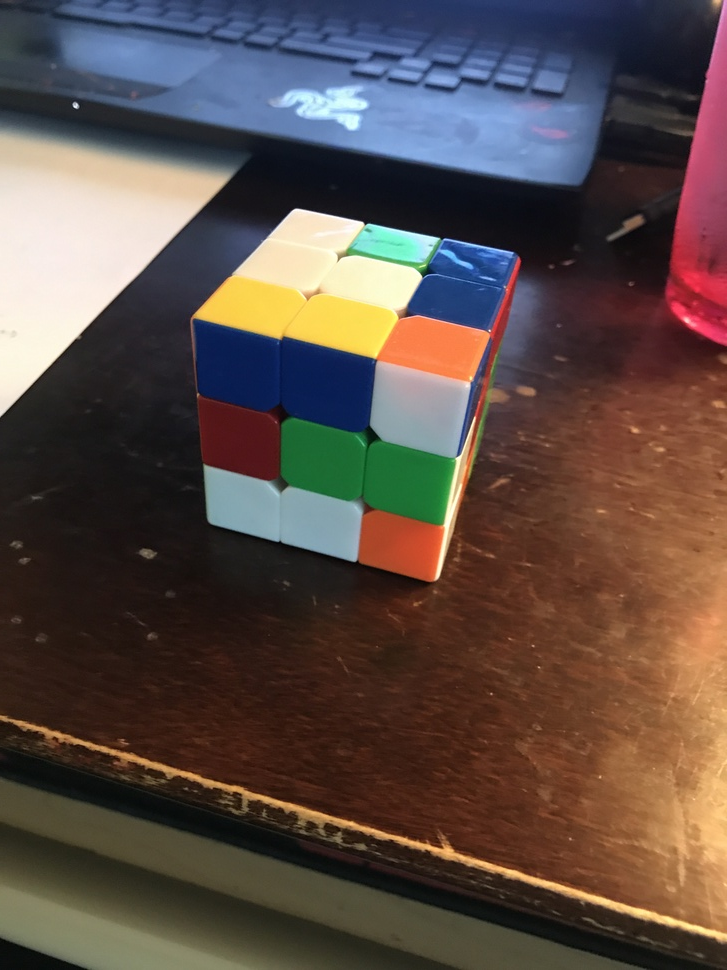
#> input picture rubiks/rub0.JPG, 727 x 970 px, shrunk from 3024 x 4032 before the run
$ python blurring.py
#> lines starting #> are read from the running program, lines starting #| are printed output that depends on the picture
import cv2
import numpy as np
from matplotlib import pyplot as plt

img = cv2.imread('rubiks/rub0.JPG', 0)
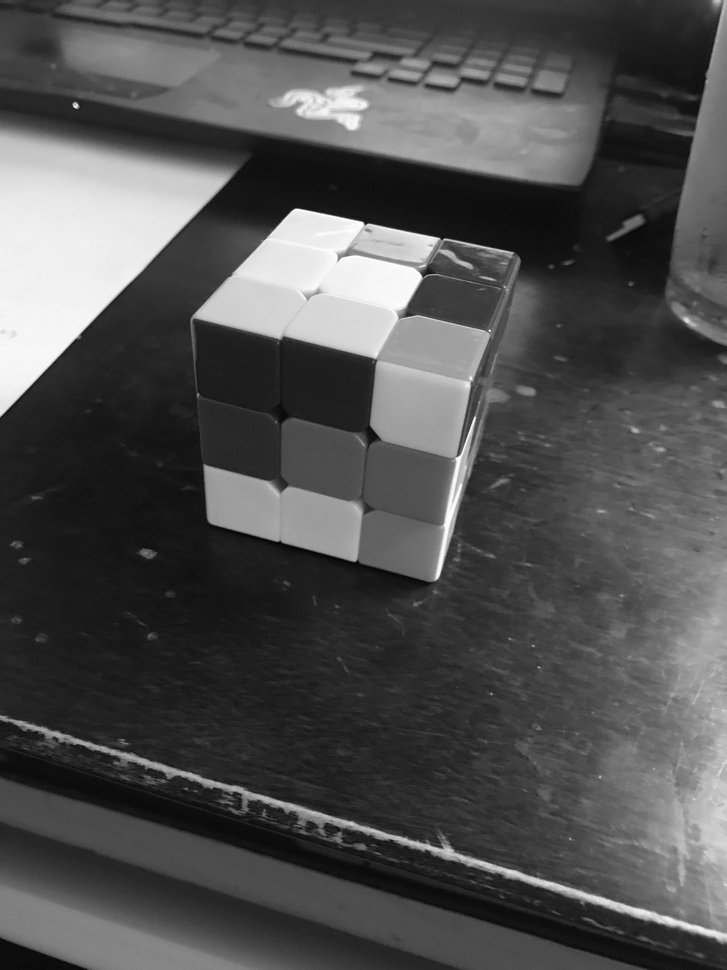
#> img: shape (970, 727); min 2, max 255, mean 80.2
plt.subplot(1,2,1)
plt.imshow(img, 'gray')
plt.xticks([]), plt.yticks([])
img = cv2.medianBlur(img, 151)
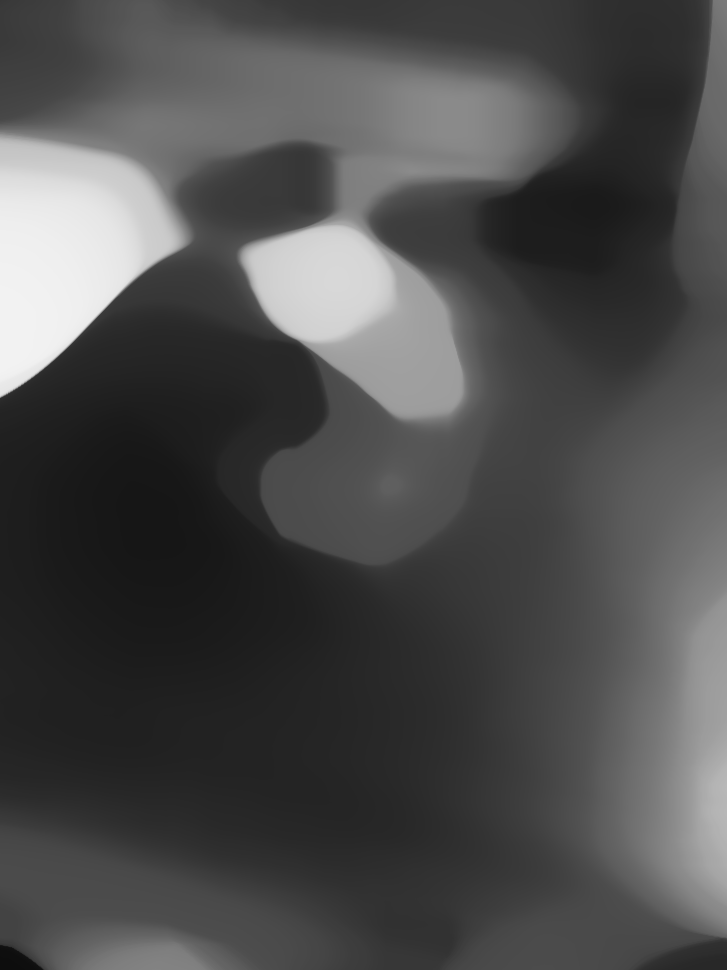
#> img: shape (970, 727); min 13, max 242, mean 76.5
plt.subplot(1,2,2)
plt.imshow(img, 'gray')
plt.xticks([]), plt.yticks([])

cv2.imwrite("test.png", img)

plt.show()
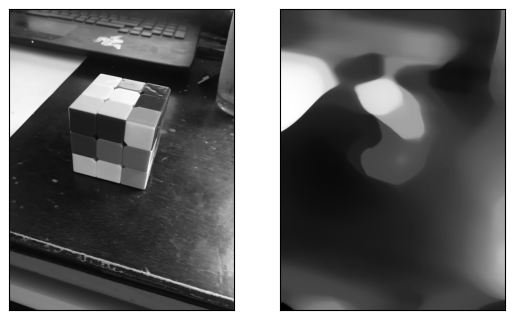
#> figure drawn by matplotlib, 2 panels

$ run again, with rubiks/rub1.JPG copied over rubiks/rub0.JPG
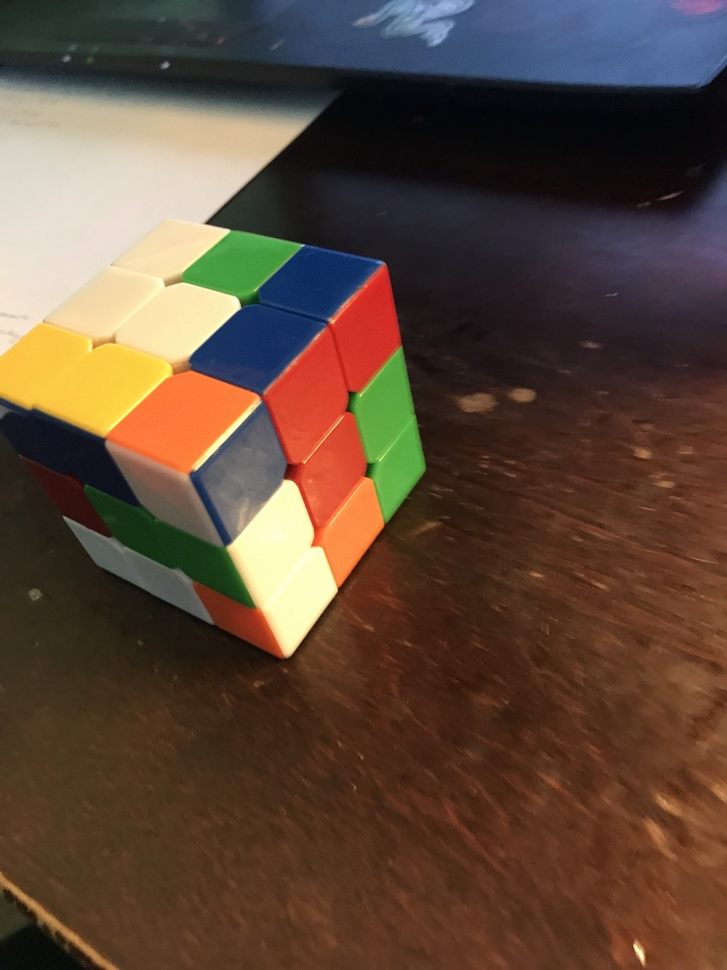
#> input picture rubiks/rub1.JPG, 727 x 970 px, shrunk from 3024 x 4032 before the run
#> `img = cv2.medianBlur(img, 151)`:
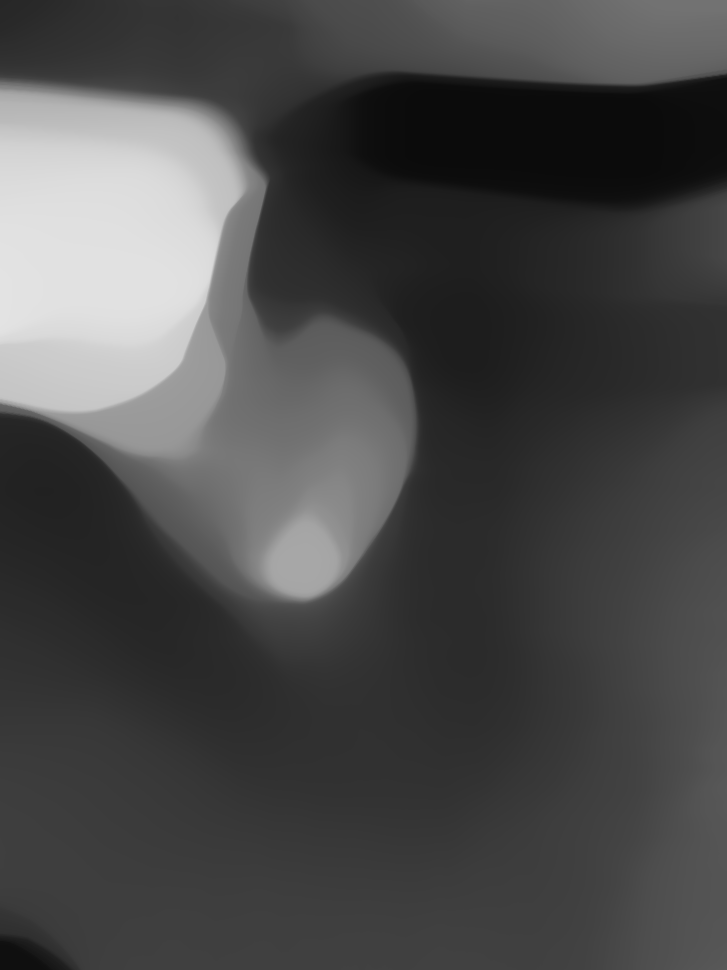
#> img: shape (970, 727); min 11, max 227, mean 73.6
#> `plt.show()`:
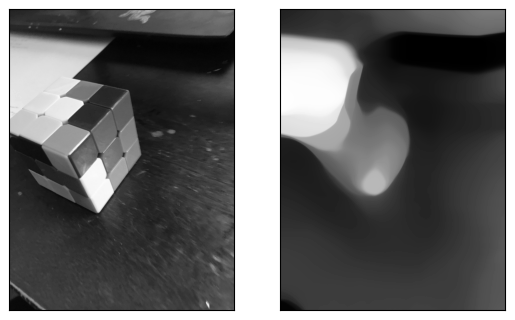
#> figure drawn by matplotlib, 2 panels

$ run again, with rubiks/rub10.JPG copied over rubiks/rub0.JPG
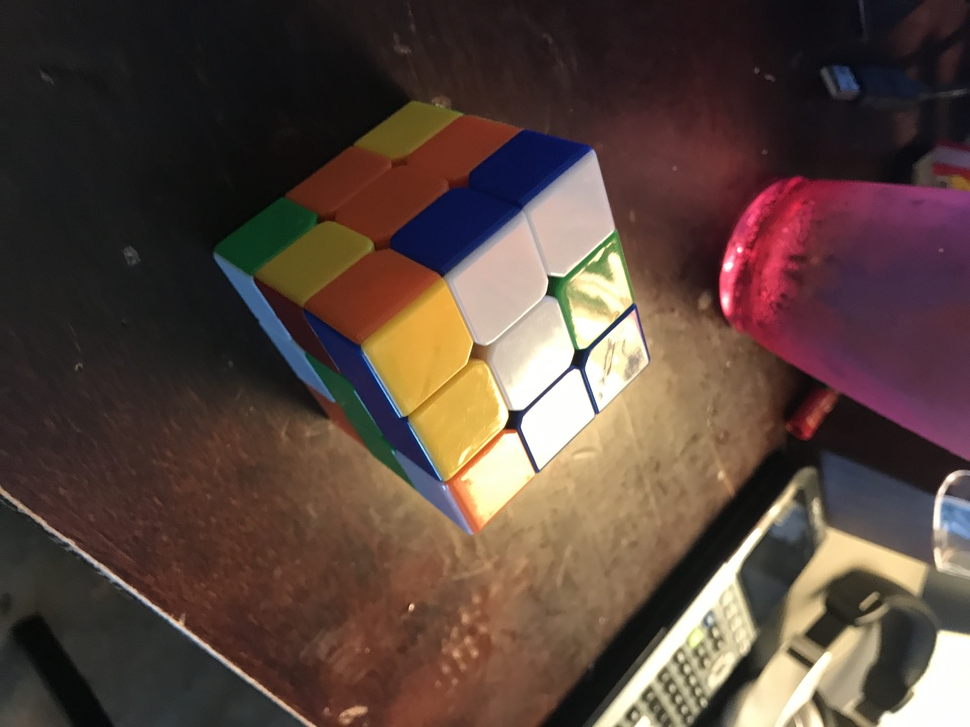
#> input picture rubiks/rub10.JPG, 970 x 727 px, shrunk from 4032 x 3024 before the run
#> `img = cv2.medianBlur(img, 151)`:
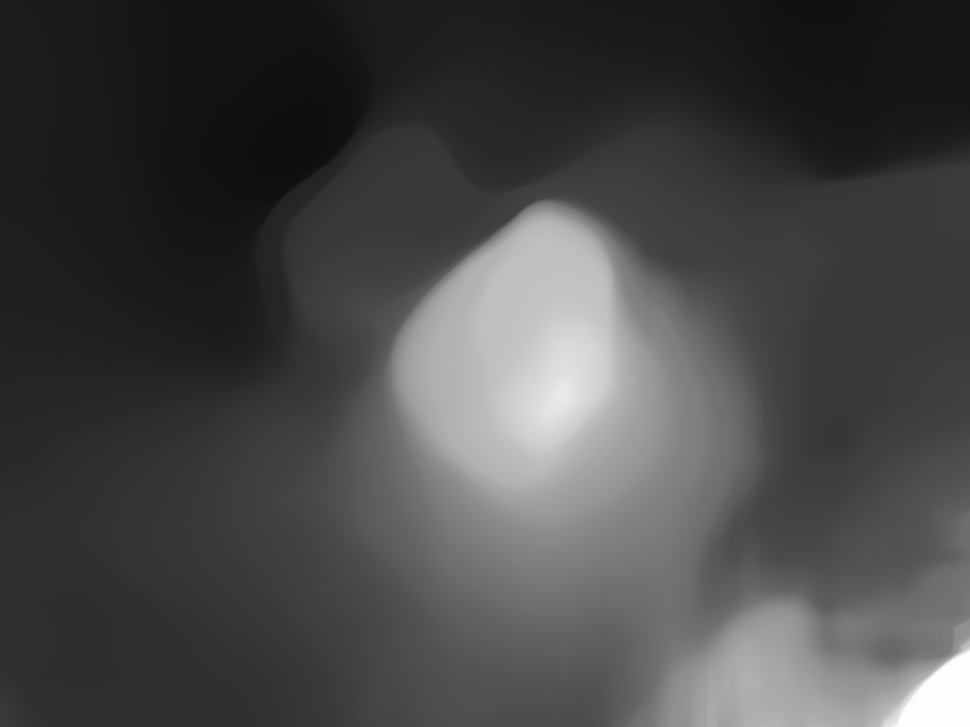
#> img: shape (727, 970); min 15, max 254, mean 71.7
#> `plt.show()`:
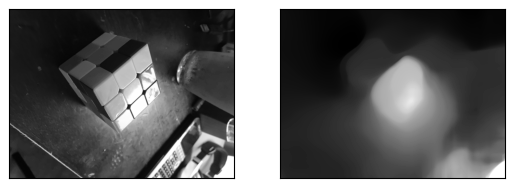
#> figure drawn by matplotlib, 2 panels

$ run again, with rubiks/rub2.JPG copied over rubiks/rub0.JPG
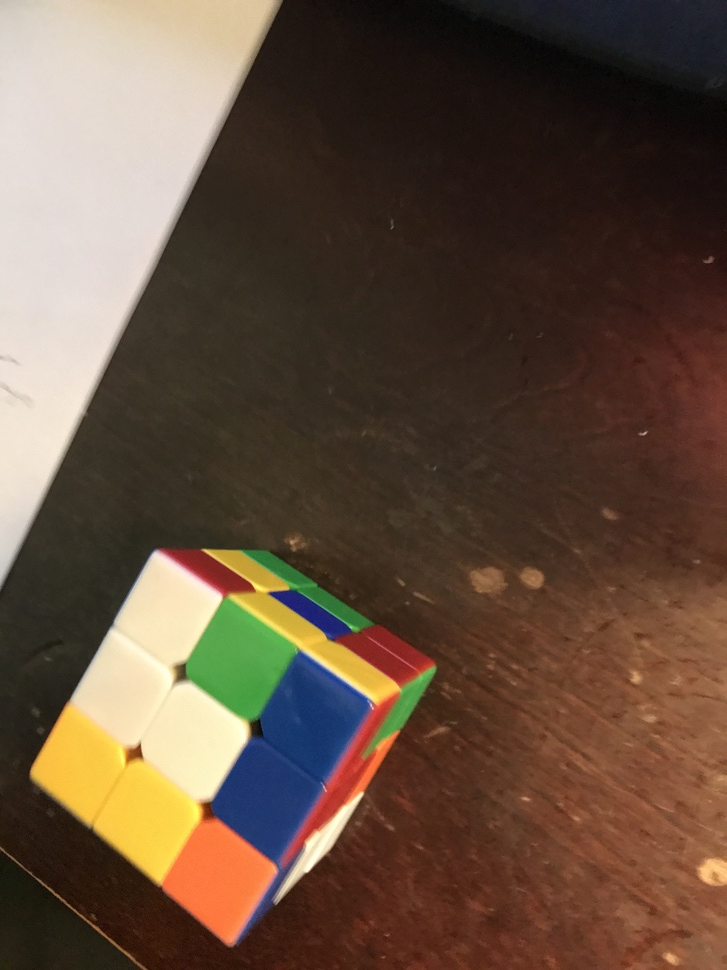
#> input picture rubiks/rub2.JPG, 727 x 970 px, shrunk from 3024 x 4032 before the run
#> `img = cv2.medianBlur(img, 151)`:
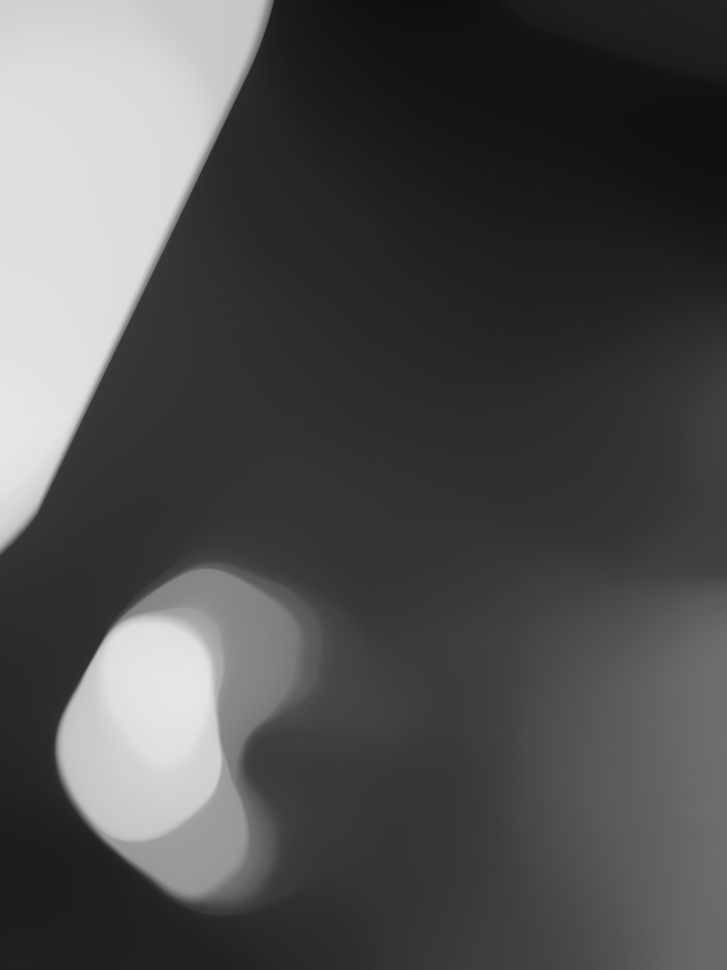
#> img: shape (970, 727); min 14, max 229, mean 79.3
#> `plt.show()`:
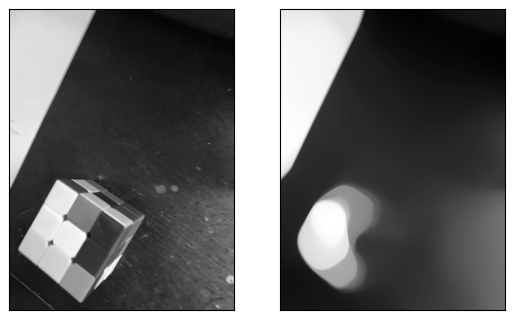
#> figure drawn by matplotlib, 2 panels
